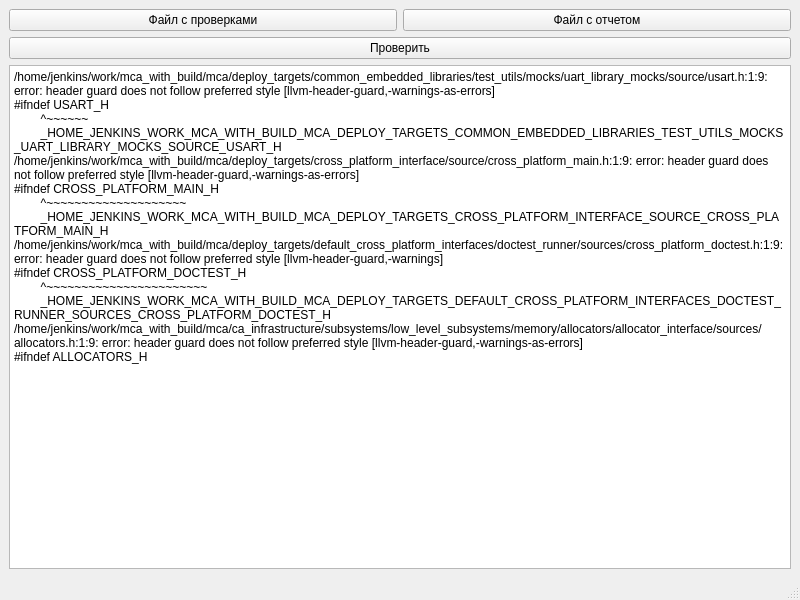
<?xml version="1.0" encoding="UTF-8"?>
<ui version="4.0">
 <class>MainWindow</class>
 <widget class="QMainWindow" name="MainWindow">
  <property name="geometry">
   <rect>
    <x>0</x>
    <y>0</y>
    <width>800</width>
    <height>600</height>
   </rect>
  </property>
  <property name="windowTitle">
   <string>MainWindow</string>
  </property>
  <widget class="QWidget" name="centralwidget">
   <layout class="QGridLayout" name="gridLayout">
    <item row="0" column="0">
     <layout class="QVBoxLayout" name="verticalLayout">
      <item>
       <layout class="QHBoxLayout" name="horizontalLayout">
        <item>
         <widget class="QPushButton" name="checks_file_button">
          <property name="text">
           <string>Файл с проверками</string>
          </property>
         </widget>
        </item>
        <item>
         <widget class="QPushButton" name="report_file_button">
          <property name="text">
           <string>Файл с отчетом</string>
          </property>
         </widget>
        </item>
       </layout>
      </item>
      <item>
       <widget class="QPushButton" name="trim_button">
        <property name="text">
         <string>Проверить</string>
        </property>
       </widget>
      </item>
     </layout>
    </item>
    <item row="1" column="0">
     <widget class="QPlainTextEdit" name="result_text">
      <property name="plainText">
       <string>/home/jenkins/work/mca_with_build/mca/deploy_targets/common_embedded_libraries/test_utils/mocks/uart_library_mocks/source/usart.h:1:9: error: header guard does not follow preferred style [llvm-header-guard,-warnings-as-errors]
#ifndef USART_H
        ^~~~~~~
        _HOME_JENKINS_WORK_MCA_WITH_BUILD_MCA_DEPLOY_TARGETS_COMMON_EMBEDDED_LIBRARIES_TEST_UTILS_MOCKS_UART_LIBRARY_MOCKS_SOURCE_USART_H
/home/jenkins/work/mca_with_build/mca/deploy_targets/cross_platform_interface/source/cross_platform_main.h:1:9: error: header guard does not follow preferred style [llvm-header-guard,-warnings-as-errors]
#ifndef CROSS_PLATFORM_MAIN_H
        ^~~~~~~~~~~~~~~~~~~~~
        _HOME_JENKINS_WORK_MCA_WITH_BUILD_MCA_DEPLOY_TARGETS_CROSS_PLATFORM_INTERFACE_SOURCE_CROSS_PLATFORM_MAIN_H
/home/jenkins/work/mca_with_build/mca/deploy_targets/default_cross_platform_interfaces/doctest_runner/sources/cross_platform_doctest.h:1:9: error: header guard does not follow preferred style [llvm-header-guard,-warnings]
#ifndef CROSS_PLATFORM_DOCTEST_H
        ^~~~~~~~~~~~~~~~~~~~~~~~
        _HOME_JENKINS_WORK_MCA_WITH_BUILD_MCA_DEPLOY_TARGETS_DEFAULT_CROSS_PLATFORM_INTERFACES_DOCTEST_RUNNER_SOURCES_CROSS_PLATFORM_DOCTEST_H
/home/jenkins/work/mca_with_build/mca/ca_infrastructure/subsystems/low_level_subsystems/memory/allocators/allocator_interface/sources/allocators.h:1:9: error: header guard does not follow preferred style [llvm-header-guard,-warnings-as-errors]
#ifndef ALLOCATORS_H</string>
      </property>
     </widget>
    </item>
   </layout>
  </widget>
  <widget class="QMenuBar" name="menubar">
   <property name="geometry">
    <rect>
     <x>0</x>
     <y>0</y>
     <width>800</width>
     <height>19</height>
    </rect>
   </property>
  </widget>
  <widget class="QStatusBar" name="statusbar"/>
 </widget>
 <resources/>
 <connections/>
</ui>
